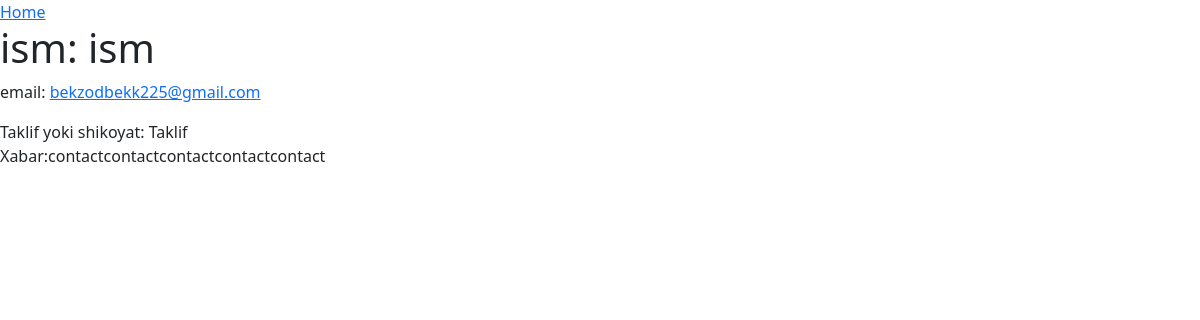
The page /dashboard/12-contact on the database as committed earlier.
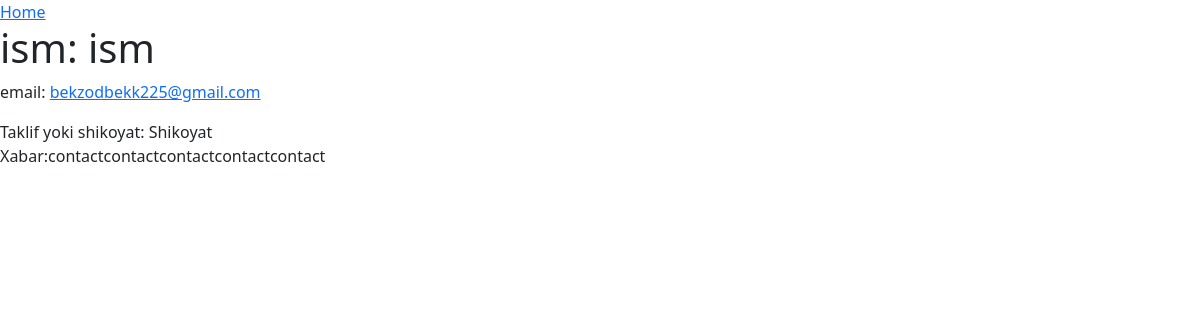
The same page on the database as committed later.
### furnapp/models.py (models this page shows, shortened)
class Contact(models.Model):
    TAKLIF = "Taklif"
    SHIKOYAT = "Shikoyat"
    CONTACT_CHOICES = [
        (TAKLIF, "Taklif"),
        (SHIKOYAT, "Shikoyat")
    ]
    full_name = models.CharField(max_length=100)
    email = models.EmailField()
    choices = models.CharField(max_length=8, choices=CONTACT_CHOICES, default=TAKLIF)
    mobile = models.IntegerField(default=9989)
    message = models.TextField(max_length=700)

### dashboard/views.py (the view)
# urls.py: path('<int:pk>-contact', contact_full, name="contact")
def contact_full(request, pk):
    contacts = Contact.objects.get(id=pk)
    context ={
        "contacts":contacts
    }
    return render(request, "dashboard/pages/contacts.html", context)

### templates/dashboard/pages/contacts.html (shortened to what this page needs)
<!DOCTYPE html>
<html lang="en">
<head>
    <link href="https://cdn.jsdelivr.net/npm/bootstrap@5.0.2/dist/css/bootstrap.min.css" rel="stylesheet">
</head>
<body>
    <a href="{% url  'dashboard:home' %}">Home</a>
    <h1>ism: {{ contacts.full_name }}</h1>
    <p>email: <a href="mailto:{{ contacts.email }}">{{ contacts.email }}</a></p>
    <div>
        <span>Taklif yoki shikoyat: {{ contacts.choices }}</span>
    </div>
    <div class="d-flex">
        <p class="mr-4">Xabar:</p>
        <p>{{ contacts.message }}</p>
    </div>
</body>
</html>

Rows that differ between the two databases and show on the page:
changed Contact "ism": choices "Taklif" → "Shikoyat"
